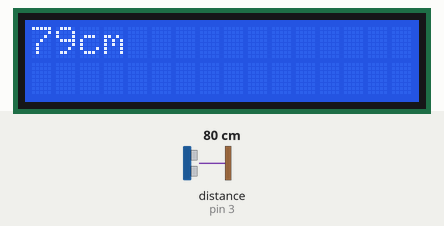
Recording of a sketch running on a simulated Arduino Uno, built with avr-gcc and run on an emulated ATmega328P. On the bench: 16×2 character LCD. Wiring (inferred from the names in the program): ultrasonic range finder: trigger pin 2; echo pin 3. Inputs (shaded band) come from the test bench; at power-on: distance to the obstacle (sensor on pin 3) 80 cm. The echo pulse lasts 58.3 µs per cm.

Above: at 1.2 s.
1.3 s: distance to the obstacle (sensor on pin 3) set to 2 cm
At 2.5 s:
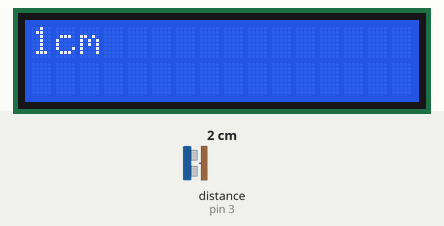
2.8 s: distance to the obstacle (sensor on pin 3) set to 4 cm
At 3.6 s:
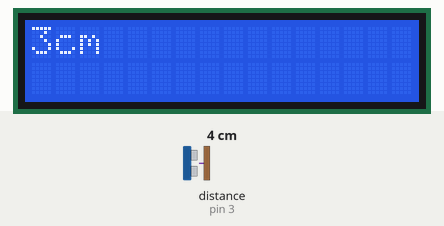
4.5 s: distance to the obstacle (sensor on pin 3) set to 9 cm
At 5.8 s:
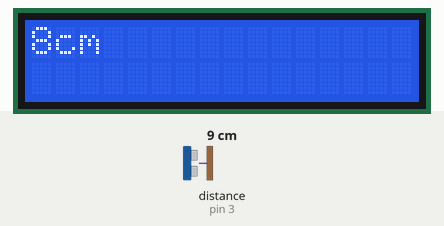
Timing chart, 0 to 7.5 s (numbered marks = the images above; inputs shaded):
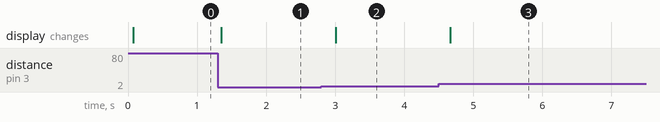

The sketch:

16_ultsoniclcd.ino
```cpp
//YWROBOT
//Compatible with the Arduino IDE 1.0
//Library version:1.1
#include <Wire.h>
#include <LiquidCrystal_I2C.h>
const int trigPin = 2;  // Trig 핀
const int echoPin = 3;  // Echo 핀

LiquidCrystal_I2C lcd(0x27, 16, 2);  // set the LCD address to 0x27 for a 16 chars and 2 line display

void setup() {
  pinMode(trigPin, OUTPUT);
  pinMode(echoPin, INPUT);
  lcd.init();
  lcd.backlight();
}


void loop() {
  long duration, distance;

  // 초음파 센서에 파장을 보냄
  digitalWrite(trigPin, LOW);
  delayMicroseconds(2);
  digitalWrite(trigPin, HIGH);
  delayMicroseconds(10);
  digitalWrite(trigPin, LOW);

  // Echo 핀에서 초음파 수신 시간 측정
  duration = pulseIn(echoPin, HIGH);

  // 거리 계산 (음속 = 343m/s, 2로 나누는 이유는 왕복 거리이므로)
  distance = duration * 0.0343 / 2;

  lcd.clear();
  lcd.setCursor(0, 0);
  lcd.print(distance);
  lcd.print("cm");

  delay(200);
}
```

Measured:
- after the input at 1.3 s, the display: changes after 0.05 s (image 1)
- after the input at 2.8 s, the display: changes after 0.21 s (image 2)
- after the input at 4.5 s, the display: changes after 0.17 s (image 3)
